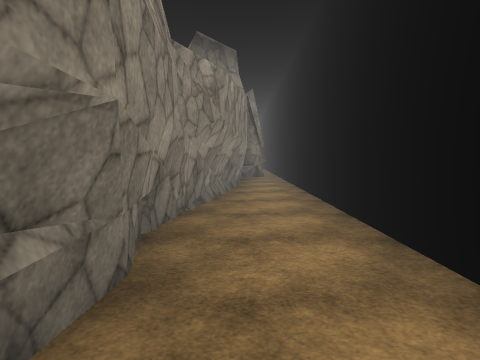
View 1 (above)

24 first-person views from a walk through a scene from a Unity 3-D project. The camera is 1.4 m above the floor, tilts 4° down and sees 70° across. The floor is counted in squares, 2 m on a side. Each view is taken from the middle of a square. On the plan, view 1 faces up. The plan holds only what a view shows up to about 11 squares ahead; the rest is blank. The place goes on beyond the plan. The player character is not drawn. Surface patterns are stand-ins for the level's own textures.

View 2
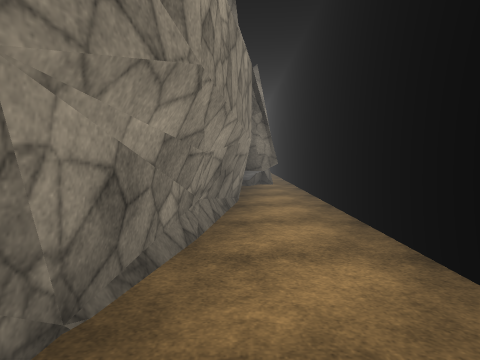

View 3
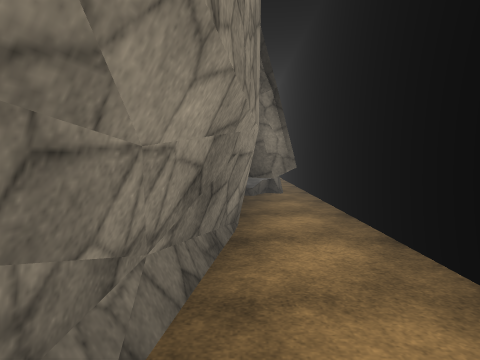

View 4
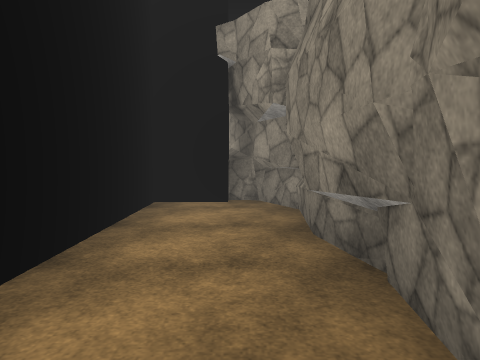

View 5
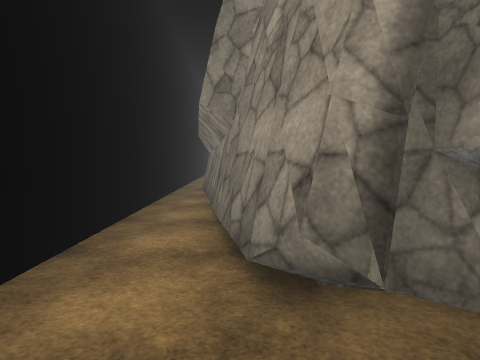

View 6
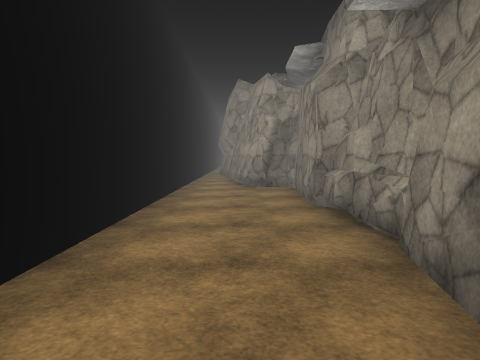

View 7
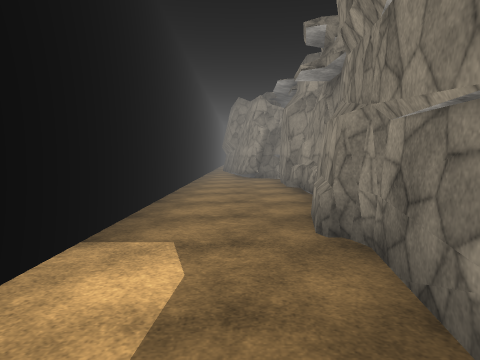

View 8
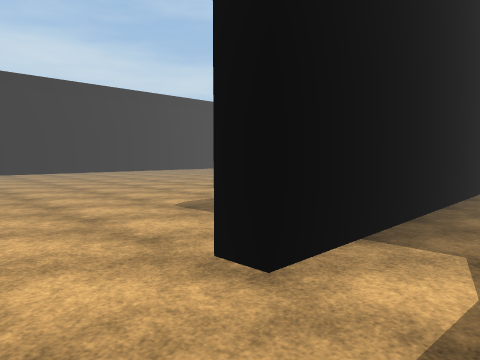

View 9
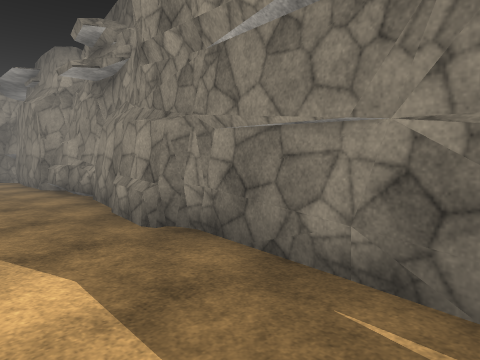

View 10
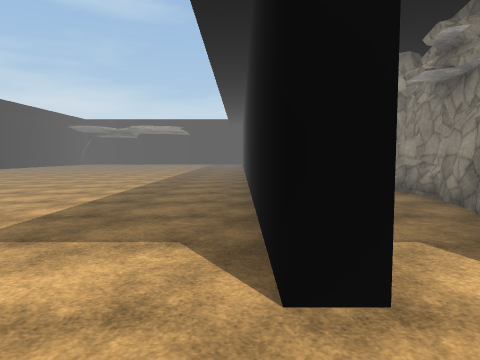

View 11
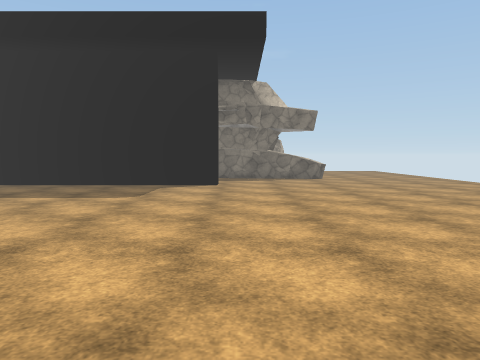

View 12
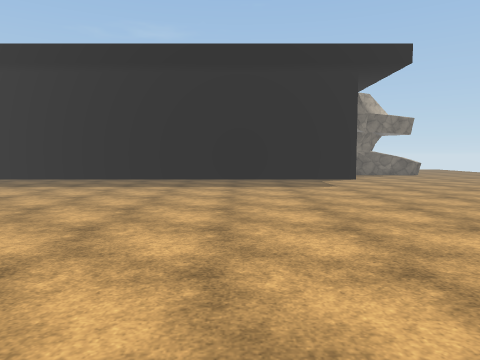

View 13
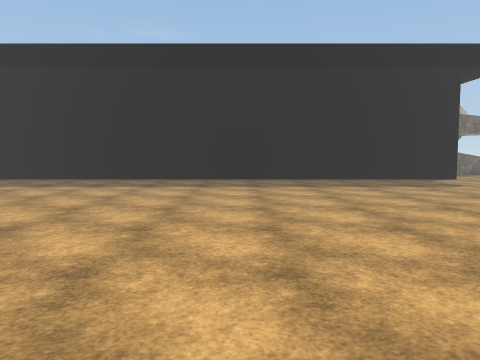

View 14
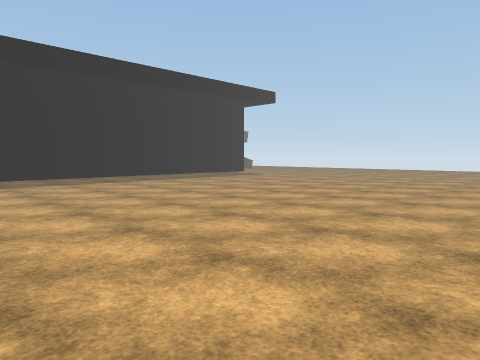

View 15
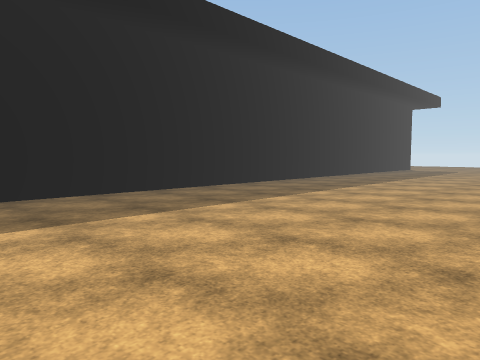

View 16
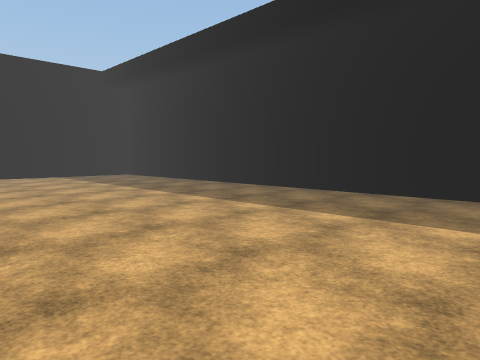

View 17
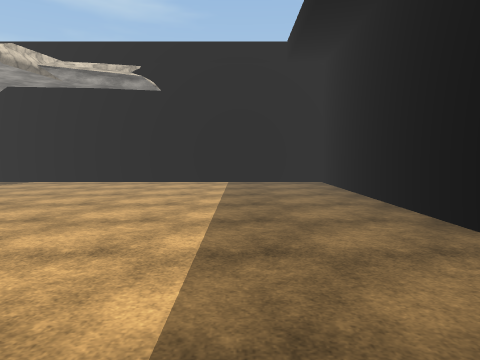

View 18
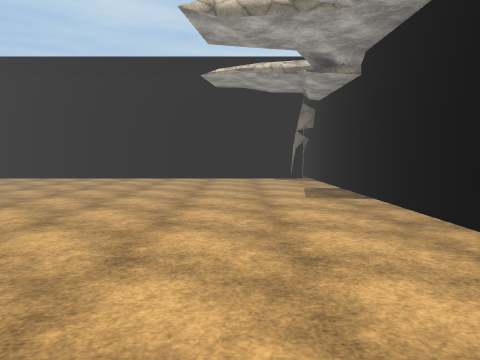

View 19
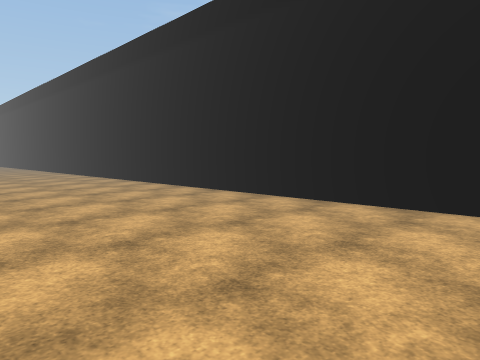

View 20
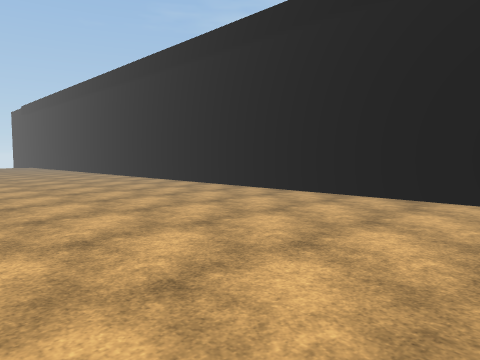

View 21
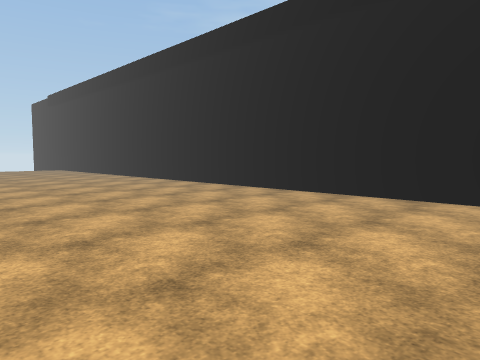

View 22
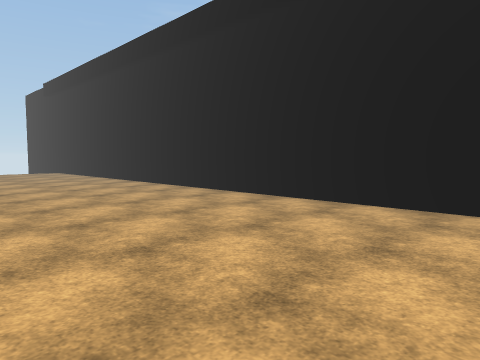

View 23
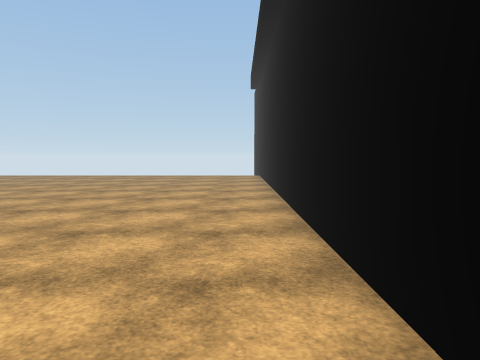

View 24
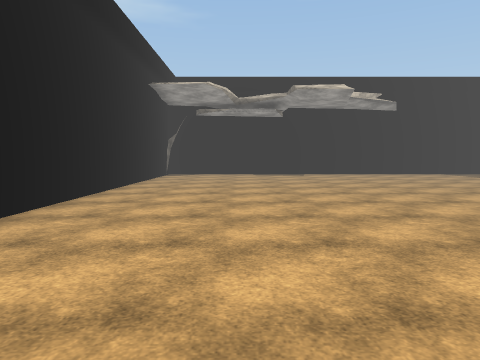

### Floor plan
Points are (right, up) in squares from view 1. A wall is a line through its corners. A room is listed if a view was taken in it or the views show most of it. See-through windows are left out.
Room 1 (views 1, 2, 3, 4)
walls: (-0.2, 8.1) (-0.8, 3); (0.1, 8.4) (-0.6, 4.8); (-0.6, 3.8) (-0.5, 1.5); (-0.5, 2.4) (-0.5, 1.4); (-0.5, 1.9) (-0.7, 0.9); (0.3, 13.8) (0.6, 11.4); (-0.8, 0.4) (0.1, -1.2); (0.1, -0.2) (1.3, -0.2) (1.3, 17.5); (-0.3, -0.4) (0.2, -0.5); (-0.1, 17.1) (0.6, 13.7); (-0.3, 17.6) (-0.1, 16.9)
low walls: (-0.9, 3.1) (-0.6, 1.7); (0.6, 11.4) (0.2, 10.9); (0.8, 11.6) (0.6, 11.1); (-0.6, 2) (-0.8, 0.4)
ways out: opening at (1, 17) to room 2
Room 2 (views 5, 6, 7, 8, 9)
walls: (-1.3, 22.4) (-1.1, 18.7); (-1.4, 22.3) (-1.2, 21.3); (-1.3, 21.6) (-1.1, 21); (-1.1, 24.8) (-1.4, 22.4); (-2, 22.3) (-1.9, 21.5); (-0.8, 25.1) (-1.1, 23.2); (-1.3, 20.5) (-1, 20.1); (-1.1, 18.8) (-1.2, 17.5) (-1, 17.1); (-1.2, 17.6) (-1, 17.1); (-1.2, 17.5) (-0.8, 17.2); (-0.6, 28.6) (-1, 25.4) (-0.7, 24.8); (1.3, 17.5) (1.3, 26.5)
low walls: (-0.4, 17.6) (0.1, 17)
ways out: opening at (1, 17) to room 1; opening at (2, 27.5) to room 3
Room 3 (views 10, 11, 12, 13, 14, 15, 16, 17, 18, 19, 20, 21, 22, 23, 24)
walls: (1.3, 26.5) (1.8, 26.5) (1.8, -0.2) (15, -0.2); (14.7, 0) (14.7, 28.5)
ways out: opening at (2, 27.5) to room 2

Where each view was taken, in squares from view 1:
view 1: 0 up, 0 right, facing up
view 2: 3 up, 0 right, facing up
view 3: 5 up, 0 right, facing up
view 4: 5 up, 0 right, facing down
view 5: 19 up, 0 right, facing down
view 6: 25 up, 0 right, facing down
view 7: 28 up, 0 right, facing down
view 8: 28 up, 0 right, facing down-right
view 9: 28 up, 1 right, facing down-left
view 10: 28 up, 2 right, facing down
view 11: 27 up, 10 right, facing left
view 12: 23 up, 12 right, facing left
view 13: 20 up, 12 right, facing left
view 14: 15 up, 13 right, facing up-left
view 15: 8 up, 8 right, facing up-left
view 16: 12 up, 8 right, facing down-left
view 17: 9 up, 4 right, facing down
view 18: 2 up, 4 right, facing right
view 19: 4 up, 10 right, facing up-right
view 20: 10 up, 9 right, facing up-right
view 21: 15 up, 9 right, facing up-right
view 22: 18 up, 10 right, facing up-right
view 23: 21 up, 14 right, facing up
view 24: 13 up, 12 right, facing down
